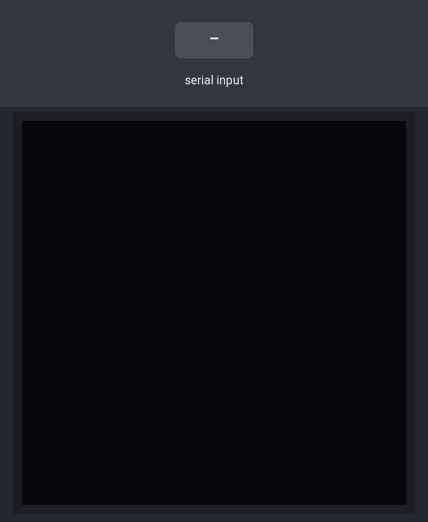
This sketch was run on a simulated Arduino Uno, built with avr-gcc and run on an emulated ATmega328P. On the bench: 128×128 one-colour display. Inputs (shaded band) come from the test bench. What the sketch prints to the serial monitor is not drawn.

Above: at 2.1 s.
2.2 s: "p\n" received over Serial
At 3.6 s:
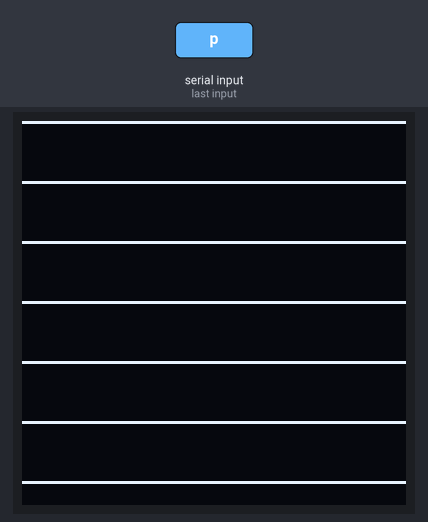
4.3 s: "g\n" received over Serial
At 8.44 s:
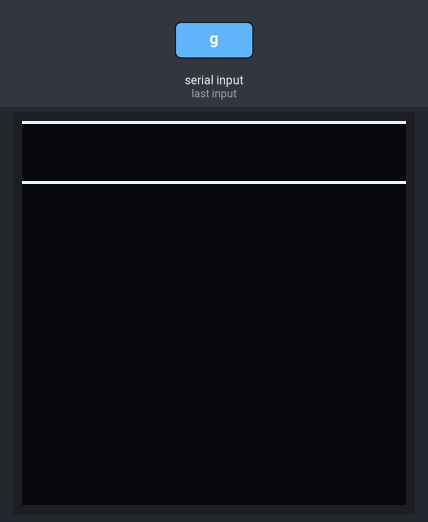
Timing chart, 0 to 9.9 s (numbered marks = the images above; inputs shaded):
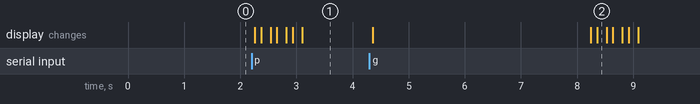

Measured:
- after the input at 2.2 s, the display: first changes after 0.06 s (image 1 shows a later state)
- after the input at 4.3 s, the display: first changes after 0.06 s (image 2 shows a later state)

The sketch:

OLED_SH1107_test.ino
```cpp
#include <Arduino.h>
#include <Wire.h>
#include <U8g2lib.h>

// --- UNO R4 専用（フルバッファ） ---
U8G2_SH1107_128X128_F_HW_I2C u8g2(U8G2_R0, /*reset=*/ U8X8_PIN_NONE);

// 必要なら横オフセットを調整
uint8_t xoff = 32;
inline uint8_t X(int x){ return (uint8_t)((x + xoff) & 127); }
inline void drawPixelWrap(int x,int y){ u8g2.drawPixel(X(x), y); }
inline void hline_wrap(int x,int y,int w){ for(int i=0;i<w;++i) drawPixelWrap(x+i,y); }

// コントラスト候補（生値 0..255）
const uint8_t CONTR_LIST[5] = { 0, 5, 10, 15, 20 };        // ★指定の通り
int idx_contrast = 0; // 初期: 0

// 点灯率候補（%）
const uint8_t ONPCT_LIST[5] = { 0, 5, 10, 15, 20 };        // ★指定の通り
int idx_pct = 0; // 初期: 0%

// 送信/描画ペース
uint32_t i2c_khz = 50;   // 既定 50kHz（安定優先）
uint8_t  chunk_h = 8;    // 一度に描く行数（ゆっくり描画）
uint8_t  chunk_wait_ms = 3;
uint32_t dwell_ms = 3000;

void applyI2C(){ Wire.setClock(constrain(i2c_khz,20u,100u)*1000u); }
void applyContrastRaw(uint8_t v){ u8g2.setContrast(v); delay(2); }

// 20行周期の縞：周期中の先頭 N 行のみ点灯（N = round(20*pct/100)）
void drawStripeChunkToBuffer(uint8_t pct, int y0, int y1){
  const int W = u8g2.getDisplayWidth();   // 128
  const int H = u8g2.getDisplayHeight();  // 128
  y0 = max(0, y0); y1 = min(H, y1);
  int on_rows = (int)round(20.0 * pct / 100.0); // 0..4（pct<=20%想定）
  if (on_rows > 20) on_rows = 20;

  for(int y = y0; y < y1; ++y){
    if ((y % 20) < on_rows){
      hline_wrap(0, y, W);
    }
  }
}

// フルバッファに累積→部分送信でゆっくり描画（前回分は残る）
void renderStripeSlow(uint8_t pct){
  const int H = u8g2.getDisplayHeight();
  const int ch = constrain((int)chunk_h, 1, 32);

  u8g2.clearBuffer(); // 一度だけ全消去
  for(int y0=0; y0<H; y0+=ch){
    int y1 = min(y0+ch, H);
    drawStripeChunkToBuffer(pct, y0, y1); // 該当チャンクを描き足し
    u8g2.sendBuffer();                    // 逐次送信（負荷分散）
    delay(chunk_wait_ms);
  }
}

void applyAndRender(){
  applyContrastRaw(CONTR_LIST[idx_contrast]);
  renderStripeSlow(ONPCT_LIST[idx_pct]);
}

// 自動巡回（5×5=25通り）
void runGrid(){
  Serial.println(F("Start grid sweep (contrast x pct)"));
  for(int ci=0; ci<5; ++ci){
    for(int pi=0; pi<5; ++pi){
      idx_contrast = ci;
      idx_pct      = pi;
      Serial.print(F("  contrast=")); Serial.print(CONTR_LIST[ci]);
      Serial.print(F("  pct="));      Serial.print(ONPCT_LIST[pi]); Serial.print(F("%"));
      Serial.print(F("  i2c="));      Serial.print(i2c_khz);        Serial.print(F("kHz"));
      Serial.print(F("  chunk="));    Serial.print(chunk_h);
      Serial.print(F("  wait="));     Serial.print((int)chunk_wait_ms); Serial.println(F("ms"));

      applyAndRender();
      uint32_t t0 = millis();
      while (millis() - t0 < dwell_ms) delay(10);
    }
  }
  Serial.println(F("Grid sweep done."));
}

void printHelp(){
  Serial.println(F("Commands:"));
  Serial.println(F("  c/C : next/prev contrast (0,5,10,15,20) [raw 0..255]"));
  Serial.println(F("  p/P : next/prev percent  (0,5,10,15,20 %)"));
  Serial.println(F("  g   : run all combinations (grid sweep)"));
  Serial.println(F("  tNNN: set dwell ms (>=100), e.g., t2000"));
  Serial.println(F("  iNN : set I2C clock kHz (20..100), e.g., i50"));
  Serial.println(F("  bNN : set chunk height lines (1..32), e.g., b8"));
  Serial.println(F("  wNN : set chunk wait ms (0..20), e.g., w3"));
  Serial.println(F("  s   : show current settings"));
  Serial.println(F("  h   : help"));
}
void printState(){
  Serial.print(F("contrast=")); Serial.print(CONTR_LIST[idx_contrast]); Serial.print(F("  "));
  Serial.print(F("pct="));      Serial.print(ONPCT_LIST[idx_pct]);      Serial.print(F("%  "));
  Serial.print(F("i2c="));      Serial.print(i2c_khz);                  Serial.print(F("kHz  "));
  Serial.print(F("chunk="));    Serial.print(chunk_h);                   Serial.print(F("  "));
  Serial.print(F("wait="));     Serial.print((int)chunk_wait_ms);        Serial.println(F("ms"));
}

void setup(){
  Serial.begin(115200);
  while(!Serial){;}
  Serial.println(F("\nUNO R4 + SH1107 Low-Load Power Test (0..20% dots, raw contrast 0..20)"));
  printHelp();

  Wire.begin();
  applyI2C();          // 50kHz
  u8g2.begin();
  u8g2.setPowerSave(0);

  // 初期：contrast=0, pct=0%
  applyAndRender();
  printState();
}

void loop(){
  if (Serial.available()){
    String cmd = Serial.readStringUntil('\n'); cmd.trim();

    if (cmd=="c"){ idx_contrast=(idx_contrast+1)%5; applyAndRender(); printState(); }
    else if (cmd=="C"){ idx_contrast=(idx_contrast+4)%5; applyAndRender(); printState(); }
    else if (cmd=="p"){ idx_pct=(idx_pct+1)%5; applyAndRender(); printState(); }
    else if (cmd=="P"){ idx_pct=(idx_pct+4)%5; applyAndRender(); printState(); }
    else if (cmd=="g"){ runGrid(); }
    else if (cmd.length()>=2 && cmd[0]=='t'){
      long v = cmd.substring(1).toInt(); if (v>=100) dwell_ms = (uint32_t)v;
      Serial.print(F("dwell_ms=")); Serial.println(dwell_ms);
    }
    else if (cmd.length()>=2 && cmd[0]=='i'){
      long v = cmd.substring(1).toInt(); if (v>=20 && v<=100){ i2c_khz = (uint32_t)v; applyI2C(); }
      printState();
    }
    else if (cmd.length()>=2 && cmd[0]=='b'){
      long v = cmd.substring(1).toInt(); if (v>=1 && v<=32) chunk_h = (uint8_t)v;
      printState();
    }
    else if (cmd.length()>=2 && cmd[0]=='w'){
      long v = cmd.substring(1).toInt(); if (v>=0 && v<=20) chunk_wait_ms = (uint8_t)v;
      printState();
    }
    else if (cmd=="s"){ printState(); }
    else if (cmd=="h" || cmd=="?"){ printHelp(); }
  }
}
```
